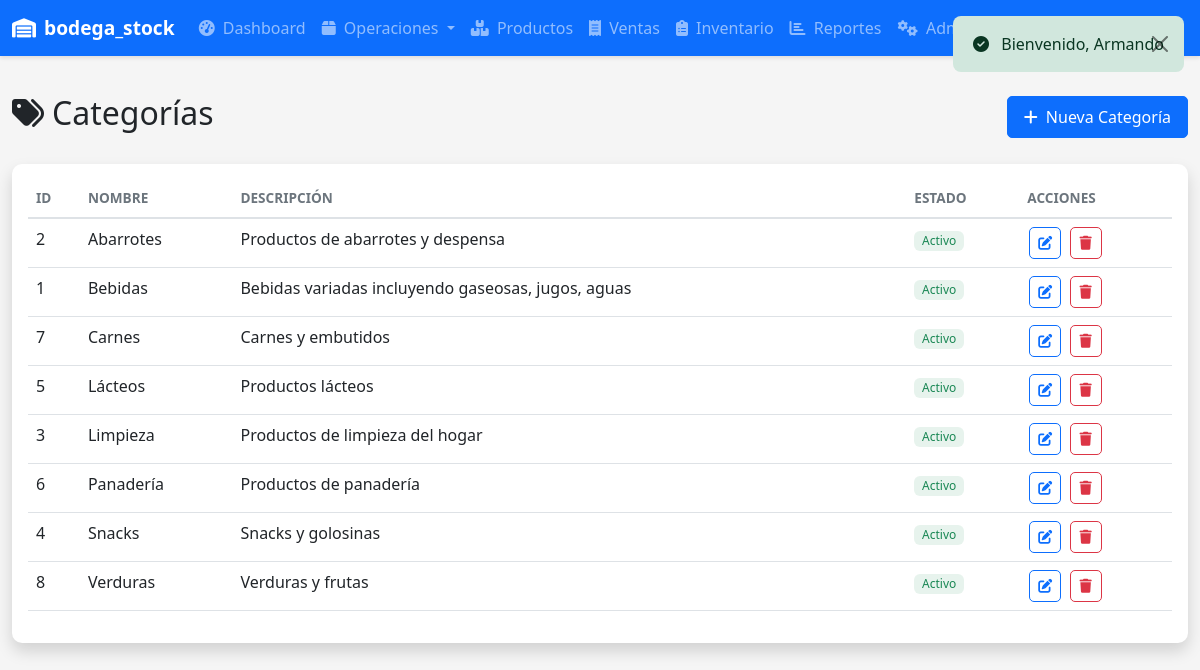
Page /categorias/index.php (signed in) on the committed database.
### tables this page shows
CREATE TABLE IF NOT EXISTS categorias (
    id_categoria INT AUTO_INCREMENT PRIMARY KEY,
    nombre VARCHAR(100) NOT NULL UNIQUE,
    descripcion TEXT,
    estado ENUM('activo', 'inactivo') DEFAULT 'activo',
    fecha_creacion DATETIME DEFAULT CURRENT_TIMESTAMP
);

### categorias/index.php (called while the page is built, shortened)
<?php
require_once __DIR__ . '/../app/helpers/Session.php';
require_once __DIR__ . '/../app/models/Categoria.php';
$categoriaModel = new Categoria();
$categorias = $categoriaModel->obtenerTodos();
require_once __DIR__ . '/../app/views/categorias/index.php';

### app/helpers/Session.php (called while the page is built, shortened)
<?php
class Session {
    public static function get($key, $default = null) {
        return $_SESSION[$key] ?? $default;
    }
    public static function has($key) {
        return isset($_SESSION[$key]);
    }
    public static function isLoggedIn() {
        return self::has('user_id');
    }
    public static function getUserRole() {
        return self::get('user_role');
    }
    public static function hasPermission($permission) {
        $permissions = self::get('user_permissions', []);
        return in_array($permission, $permissions);
    }
}

### config/database.php (called while the page is built, shortened)
<?php
class Database {
    private static $instance = null;
    private $connection;
    private function __construct() {
        try {
            $dsn = "mysql:host=" . DB_HOST . ";dbname=" . DB_NAME . ";charset=" . DB_CHARSET;
            $options = [
                PDO::ATTR_ERRMODE => PDO::ERRMODE_EXCEPTION,
                PDO::ATTR_DEFAULT_FETCH_MODE => PDO::FETCH_ASSOC,
                PDO::ATTR_EMULATE_PREPARES => false,
                PDO::ATTR_PERSISTENT => false
            ];
            $this->connection = new PDO($dsn, DB_USER, DB_PASS, $options);
        } catch (PDOException $e) {
            error_log("Error de conexión a la base de datos: " . $e->getMessage());
            die("Error de conexión a la base de datos. Por favor contacte al administrador.");
        }
    }
    public static function getInstance() {
        if (self::$instance === null) {
            self::$instance = new self();
        }
        return self::$instance;
    }
    public function getConnection(): PDO {
        return $this->connection;
    }
}

### app/models/Categoria.php (called while the page is built, shortened)
<?php
require_once __DIR__ . '/../../config/database.php';
class Categoria {
    private $db;
    public function __construct() {
        $this->db = Database::getInstance()->getConnection();
    }
    public function obtenerTodos() {
        $sql = "SELECT * FROM categorias WHERE estado = 'activo' ORDER BY nombre";
        $stmt = $this->db->prepare($sql);
        $stmt->execute();
        return $stmt->fetchAll();
    }
}

### app/views/categorias/index.php (the view, shortened to what this page needs)
<?php
require_once __DIR__ . '/../layouts/header.php';
?>
<div class="container-fluid py-4">
    <div class="row mb-4">
        <div class="col-12">
            <div class="d-flex justify-content-between align-items-center">
                <h2><i class="fas fa-tags me-2"></i>Categorías</h2>
                <?php if (Session::hasPermission('categorias.crear')): ?>
                <button class="btn btn-primary" data-bs-toggle="modal" data-bs-target="#modalCrear">
                    <i class="fas fa-plus me-2"></i>Nueva Categoría
                </button>
                <?php endif; ?>
            </div>
        </div>
    </div>
    <div class="card shadow">
        <div class="card-body">
            <div class="table-responsive">
                <table class="table table-hover">
                    <thead>
                        <tr>
                            <th>ID</th>
                            <th>Nombre</th>
                            <th>Descripción</th>
                            <th>Estado</th>
                            <th>Acciones</th>
                        </tr>
                    </thead>
                    <tbody>
                        <?php foreach ($categorias as $categoria): ?>
                        <tr>
                            <td><?= $categoria['id_categoria'] ?></td>
                            <td><?= htmlspecialchars($categoria['nombre']) ?></td>
                            <td><?= htmlspecialchars($categoria['descripcion'] ?? '-') ?></td>
                            <td>
                                <span class="badge status-<?= $categoria['estado'] ?>">
                                    <?= ucfirst($categoria['estado']) ?>
                                </span>
                            </td>
                            <td>
                                <?php if (Session::hasPermission('categorias.editar')): ?>
                                <a href="/categorias/editar.php?id=<?= $categoria['id_categoria'] ?>" class="btn btn-sm btn-outline-primary action-btn" title="Editar">
                                    <i class="fas fa-edit"></i>
                                </a>
                                <?php endif; ?>
                                <?php if (Session::hasPermission('categorias.eliminar')): ?>
                                <button onclick="deleteRecord('/categorias/eliminar.php?id=<?= $categoria['id_categoria'] ?>', '¿Está seguro de eliminar esta categoría?')" class="btn btn-sm btn-outline-danger action-btn" title="Eliminar">
                                    <i class="fas fa-trash"></i>
                                </button>
                                <?php endif; ?>
                            </td>
                        </tr>
                        <?php endforeach; ?>
                    </tbody>
                </table>
            </div>
        </div>
    </div>
</div>
<?php require_once __DIR__ . '/../layouts/footer.php'; ?>

### app/views/layouts/header.php (shortened to what this page needs)
<?php
require_once __DIR__ . '/../../helpers/Session.php';
?>
<!DOCTYPE html>
<html lang="es">
<head>
    <link href="https://cdn.jsdelivr.net/npm/bootstrap@5.3.0/dist/css/bootstrap.min.css" rel="stylesheet">
    <link rel="stylesheet" href="https://cdnjs.cloudflare.com/ajax/libs/font-awesome/6.4.0/css/all.min.css">
    <link rel="stylesheet" href="/public/css/style.css">
</head>
<body>
<?php if (Session::isLoggedIn()): ?>
<nav class="navbar navbar-expand-lg navbar-dark bg-primary fixed-top">
    <div class="container-fluid">
        <a class="navbar-brand" href="/dashboard.php">
            <i class="fas fa-warehouse me-2"></i><?= SITE_NAME ?>
        </a>
        <div class="collapse navbar-collapse" id="navbarNav">
            <ul class="navbar-nav me-auto">
                <li class="nav-item">
                    <a class="nav-link" href="/dashboard.php">
                        <i class="fas fa-tachometer-alt me-1"></i> Dashboard
                    </a>
                </li>
                <?php if (Session::hasPermission('productos.ver') || Session::hasPermission('ventas.crear')): ?>
                <li class="nav-item dropdown">
                    <a class="nav-link dropdown-toggle" href="#" data-bs-toggle="dropdown">
                        <i class="fas fa-box me-1"></i> Operaciones
                    </a>
                </li>
                <?php endif; ?>
                <?php if (Session::hasPermission('productos.ver')): ?>
                <li class="nav-item">
                    <a class="nav-link" href="/productos/index.php">
                        <i class="fas fa-boxes me-1"></i> Productos
                    </a>
                </li>
                <?php endif; ?>
                <?php if (Session::hasPermission('ventas.ver')): ?>
                <li class="nav-item">
                    <a class="nav-link" href="/ventas/index.php">
                        <i class="fas fa-receipt me-1"></i> Ventas
                    </a>
                </li>
                <?php endif; ?>
                <?php if (Session::hasPermission('inventario.ver')): ?>
                <li class="nav-item">
                    <a class="nav-link" href="/inventario/index.php">
                        <i class="fas fa-clipboard-list me-1"></i> Inventario
                    </a>
                </li>
                <?php endif; ?>
                <?php if (Session::hasPermission('reportes.ver')): ?>
                <li class="nav-item">
                    <a class="nav-link" href="/reportes/index.php">
                        <i class="fas fa-chart-bar me-1"></i> Reportes
                    </a>
                </li>
                <?php endif; ?>
            </ul>
            <ul class="navbar-nav">
                <?php if (Session::getUserRole() === 'Administrador'): ?>
                <li class="nav-item dropdown">
                    <a class="nav-link dropdown-toggle" href="#" data-bs-toggle="dropdown">
                        <i class="fas fa-cogs me-1"></i> Administración
                    </a>
                </li>
                <?php endif; ?>
                <li class="nav-item dropdown">
                    <a class="nav-link dropdown-toggle" href="#" data-bs-toggle="dropdown">
                    </a>
                </li>
            </ul>
        </div>
    </div>
</nav>
<div class="main-content">
<?php endif; ?>

### app/views/layouts/footer.php (shortened to what this page needs)
<?php if (Session::isLoggedIn()): ?>
</div>
<?php endif; ?>
</body>
</html>

### public/css/style.css (style rules this page uses)
:root { --primary-color: #0d6efd; --secondary-color: #6c757d; --success-color: #198754; --danger-color: #dc3545; --warning-color: #ffc107; --info-color: #0dcaf0; --light-color: #f8f9fa; --dark-color: #212529; }
body { font-family: 'Segoe UI', Tahoma, Geneva, Verdana, sans-serif; background-color: #f5f5f5; }
.main-content { padding-top: 70px; min-height: 100vh; }
.navbar { box-shadow: 0 2px 4px rgba(0,0,0,.1); }
.navbar-brand { font-weight: 600; font-size: 1.2rem; }
.card { border: none; border-radius: 10px; box-shadow: 0 2px 4px rgba(0,0,0,.1); transition: transform 0.2s; }
.table { background-color: white; }
.table thead th { border-bottom: 2px solid #dee2e6; font-weight: 600; text-transform: uppercase; font-size: 0.85rem; color: #6c757d; }
.btn { border-radius: 5px; padding: 0.5rem 1rem; font-weight: 500; transition: all 0.2s; }
.btn-sm { padding: 0.25rem 0.5rem; font-size: 0.875rem; }
.badge { font-weight: 500; padding: 0.35em 0.65em; }
.status-activo { background-color: rgba(25, 135, 84, 0.1); color: #198754; }
.action-btn { width: 32px; height: 32px; padding: 0; display: inline-flex; align-items: center; justify-content: center; border-radius: 5px; margin: 0 2px; }

### rows in the picture
categorias: id_categoria "2", nombre "Abarrotes", descripcion "Productos de abarrotes y despensa", estado "Activo"
categorias: id_categoria "1", nombre "Bebidas", descripcion "Bebidas variadas incluyendo gaseosas, jugos, aguas", estado "Activo"
categorias: id_categoria "7", nombre "Carnes", descripcion "Carnes y embutidos", estado "Activo"
categorias: id_categoria "5", nombre "Lácteos", descripcion "Productos lácteos", estado "Activo"
categorias: id_categoria "3", nombre "Limpieza", descripcion "Productos de limpieza del hogar", estado "Activo"
categorias: id_categoria "6", nombre "Panadería", descripcion "Productos de panadería", estado "Activo"
categorias: id_categoria "4", nombre "Snacks", descripcion "Snacks y golosinas", estado "Activo"
categorias: id_categoria "8", nombre "Verduras", descripcion "Verduras y frutas", estado "Activo"

### other values in the picture
SITE_NAME "bodega_stock"
